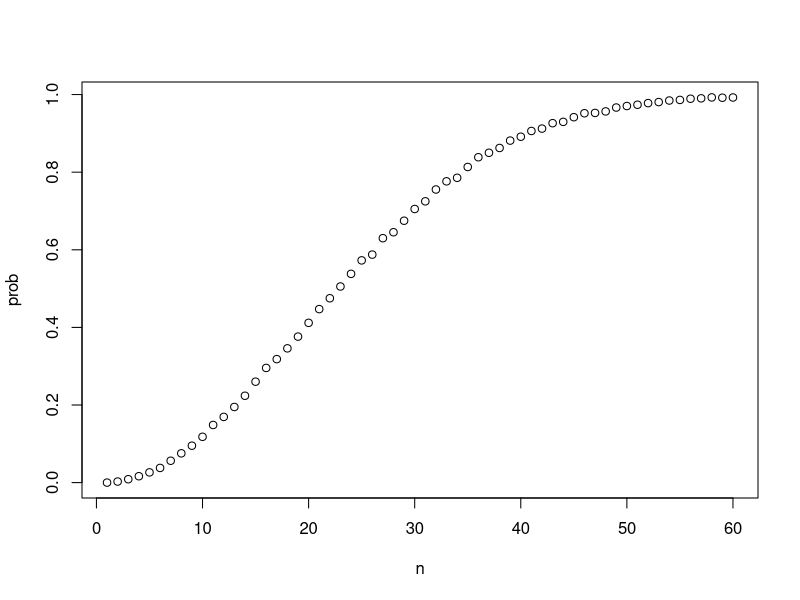
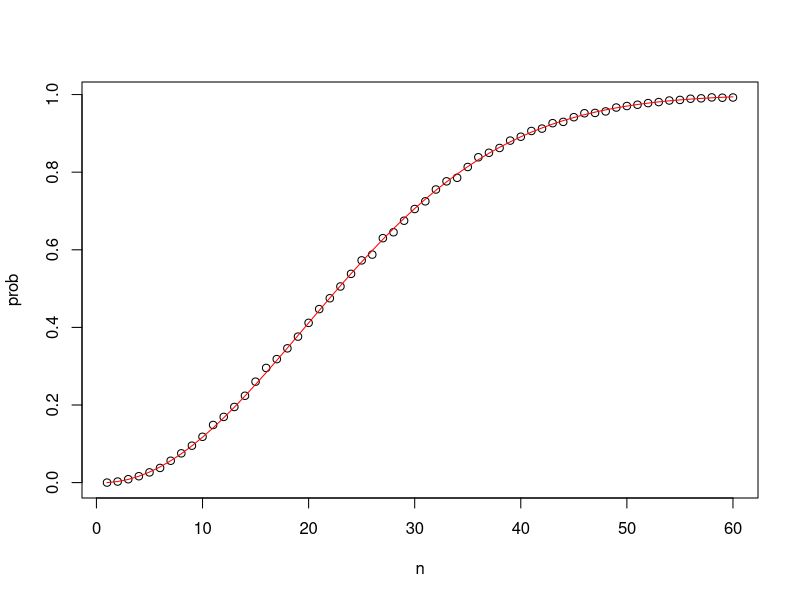

The R source for these figures, in order:
## ---- chunk 1
beads <- rep( c('red', 'blue'), times = c(2,3))
beads
## ---- chunk 2
sample( beads,1)
## ---- chunk 3
B <- 10000
events <- replicate(B, sample(beads,1))
## ---- chunk 4
tab <- table(events)
tab
prop.table(tab)
## ---- chunk 5
events <- sample(beads, B, replace=TRUE)
prop.table(table(events))
## ---- chunk 6
beads <- rep(c("red", "blue"), times = c(2,3))
beads
## ---- chunk 7
mean(beads == "blue")
## ---- chunk 8
1/13 * 16/51
## ---- chunk 9
box <- rep( c('cyan', 'magenta', 'yellow'), times = c(3,5,7))
box
## ---- chunk 10
3/15 * 12/14
## ---- chunk 11
3/15 * 12/15
## ---- chunk 12
# joining strings with paste
number <- "Three"
suit <- "Hearts"
paste(number, suit)

# joining vectors element-wise with paste
paste(letters[1:5], as.character(1:5))
## ---- chunk 13
expand.grid(pants = c("blue", "black"), shirt = c("white", "grey", "plaid"))
## ---- chunk 14
suits <- c("Diamonds", "Clubs", "Hearts", "Spades")
numbers <- c("Ace", "Deuce", "Three", "Four", "Five", "Six", "Seven", "Eight", "Nine", "Ten", "Jack", "Queen", "King")
deck <- expand.grid(number = numbers, suit = suits)
deck <- paste(deck$number, deck$suit)
## ---- chunk 15
kings <- paste("King", suits)
mean(deck %in% kings)
## ---- chunk 16
library(gtools)
# This will calculate all the ways you can choose 2 numbers from a list of 1-5.
permutations(5,2)
## ---- chunk 17
# We have 52 cards, we will choose 2, and we will select them from the vector of our card names
hands <- permutations(52,2, v = deck)

first_card <- hands[,1]

second_card <- hands[,2]
# How many cases is the first card a king?
sum(first_card %in% kings)
# We ask how what fraction of these 204 also have a king in the second card?
sum(first_card %in% kings & second_card %in% kings) / sum(first_card %in% kings)
## ---- chunk 18
permutations(3,2)
combinations(3,2)
## ---- chunk 19
aces <- paste("Ace", suits)
facecard <- c("King", "Queen", "Jack", "Ten")
facecard <- expand.grid(number = facecard, suit = suits)
facecard <- paste(facecard$number, facecard$suit)

hands <- combinations(52, 2, v=deck) # all possible hands
# probability of a natural 21 given that the ace is listed first in `combinations`
mean(hands[,1] %in% aces & hands[,2] %in% facecard)
## ---- chunk 20
hand <- sample(deck, 2)
hand
## ---- chunk 21
# code for B=10,000 hands of blackjack
B <- 10000
results <- replicate(B, {
    hand <- sample(deck, 2)
    (hand[1] %in% aces & hand[2] %in% facecard) | (hand[2] %in% aces & hand[1] %in% facecard)
})
mean(results)
## ---- chunk 22
n <- 50
calendar <- 1:365
bdays <- sample(calendar, n, replace=TRUE)
## ---- chunk 23
any(duplicated(bdays))
## ---- chunk 24
b <- 10000
results <- replicate(B,{
  bdays <- sample(calendar, n, replace=TRUE)
  any(duplicated(bdays))
})
## ---- chunk 25
mean(results)
## ---- chunk 26
x <- 1:10
sapply(x, sqrt)
## ---- chunk 27
compute_prob <- function(n, B = 10000) {
	same_day <- replicate(B, {
    	bdays <- sample(1:365, n, replace = TRUE)
        any(duplicated(bdays))
    })
    mean(same_day)
}

n <- seq(1, 60)
prob <- sapply(n, compute_prob)
## ---- chunk 28
plot(n, prob)
## ---- chunk 29
exact_prob <- function(n){
  prob_unique <- seq(365, 365-n+1)/365
  # the probabilty of an event happening is 1 minus the probability of the event not happening
  1 - prod( prob_unique)
}
eprob <- sapply(n, exact_prob)
# Compare monte carlo plot to exact probabilty plot
plot(n, prob)
lines(n, eprob, col = 'red')
